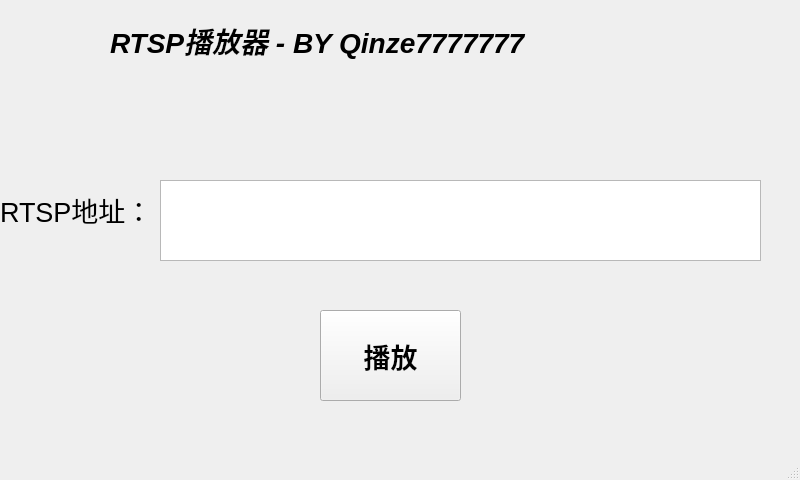
<?xml version="1.0" encoding="UTF-8"?>
<ui version="4.0">
 <class>MainWindow</class>
 <widget class="QMainWindow" name="MainWindow">
  <property name="geometry">
   <rect>
    <x>0</x>
    <y>0</y>
    <width>800</width>
    <height>480</height>
   </rect>
  </property>
  <property name="windowTitle">
   <string>MainWindow</string>
  </property>
  <widget class="QWidget" name="centralwidget">
   <widget class="QLabel" name="label">
    <property name="geometry">
     <rect>
      <x>110</x>
      <y>0</y>
      <width>531</width>
      <height>81</height>
     </rect>
    </property>
    <property name="font">
     <font>
      <pointsize>21</pointsize>
      <weight>75</weight>
      <italic>true</italic>
      <bold>true</bold>
     </font>
    </property>
    <property name="text">
     <string>RTSP播放器 - BY Qinze7777777</string>
    </property>
   </widget>
   <widget class="QTextEdit" name="textEdit">
    <property name="geometry">
     <rect>
      <x>160</x>
      <y>180</y>
      <width>601</width>
      <height>81</height>
     </rect>
    </property>
    <property name="font">
     <font>
      <pointsize>21</pointsize>
     </font>
    </property>
   </widget>
   <widget class="QLabel" name="label_2">
    <property name="geometry">
     <rect>
      <x>0</x>
      <y>150</y>
      <width>181</width>
      <height>121</height>
     </rect>
    </property>
    <property name="font">
     <font>
      <pointsize>20</pointsize>
     </font>
    </property>
    <property name="text">
     <string>&lt;html&gt;&lt;head/&gt;&lt;body&gt;&lt;p&gt;RTSP地址：&lt;/p&gt;&lt;/body&gt;&lt;/html&gt;</string>
    </property>
    <property name="scaledContents">
     <bool>false</bool>
    </property>
    <property name="wordWrap">
     <bool>false</bool>
    </property>
    <property name="textInteractionFlags">
     <set>Qt::LinksAccessibleByMouse</set>
    </property>
   </widget>
   <widget class="QPushButton" name="Button_play">
    <property name="geometry">
     <rect>
      <x>320</x>
      <y>310</y>
      <width>141</width>
      <height>91</height>
     </rect>
    </property>
    <property name="font">
     <font>
      <pointsize>20</pointsize>
      <weight>75</weight>
      <bold>true</bold>
     </font>
    </property>
    <property name="text">
     <string>播放</string>
    </property>
   </widget>
  </widget>
  <widget class="QStatusBar" name="statusbar"/>
 </widget>
 <resources/>
 <connections/>
</ui>
